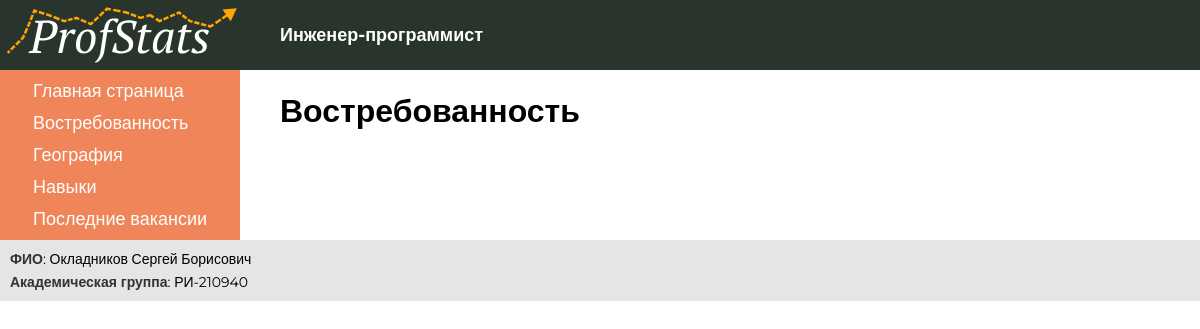
The page /demand/ on the database its author committed.
### profession/models.py (models this page shows, shortened)
class NavElement(models.Model):
    label = models.CharField(max_length=25, verbose_name='Название')
    url_name = models.CharField(max_length=100, verbose_name='Имя URL')
    class Meta:
        verbose_name = 'Элемент навигации'
        verbose_name_plural = 'Элементы навигации'

class FooterElement(models.Model):
    label = models.CharField(max_length=25, verbose_name='Название', blank=True)
    content = models.CharField(max_length=100, verbose_name='Содержание')
    class Meta:
        verbose_name = 'Элемент подвала'
        verbose_name_plural = 'Элементы подвала'

### profession/views.py (the view)
# urls.py: path('demand/', demand, name='demand'),
def demand(request):
    return render(request, 'profession/demand.html')

### profession/templatetags/profession_tags.py (called while the page is built)
@register.inclusion_tag('profession/nav-elements.html')
def render_nav():
    nav_elements = NavElement.objects.all()
    return {"nav_elements": nav_elements}

@register.inclusion_tag('profession/footer-elements.html')
def render_footer():
    footer_elements = FooterElement.objects.all()
    return {"footer_elements": footer_elements}

@register.inclusion_tag('profession/header.html')
def render_header():
    if Header.objects.filter(is_chosen=True):
        header = Header.objects.filter(is_chosen=True)[0]
    else:
        header = None
    return {'header': header}

### profession/templates/profession/demand.html
{% extends 'profession/base.html' %}
{% block content %}
<h1>Востребованность</h1>
{% endblock %}

### profession/templates/profession/nav-elements.html
{% if nav_elements %}
    {% for el in nav_elements %}
        <li><a href="{% url el.url_name %}">{{el.label}}</a></li>
    {% endfor %}
{% endif %}

### profession/templates/profession/footer-elements.html
{% if footer_elements %}
    {% for element in footer_elements %}
        <p>
            {% if element.label %}
                <span>{{element.label}}</span>:
            {% endif %}
            {{element.content}}
        </p>
    {% endfor %}
{% endif %}

### profession/static/profession/css/style.css (style rules this page uses)
body { font-family: Montserrat, sans-serif; padding: 0; margin: 0; }
nav li { margin-top: 10px; }
nav li:last-child { margin-bottom: 10px; }
nav a { text-decoration: none; outline: none; color: white; }
h1 { margin-left: 40px; }
footer p { margin: 5px 5px; font-size: 14px; }
footer p span { font-weight: 700; color: #333333; }

### rows shown on the page
NavElement: label "Главная страница"
NavElement: label "Востребованность"
NavElement: label "География"
NavElement: label "Навыки"
NavElement: label "Последние вакансии"
FooterElement: label "ФИО", content "Окладников Сергей Борисович"
FooterElement: label "Академическая группа", content "РИ-210940"
